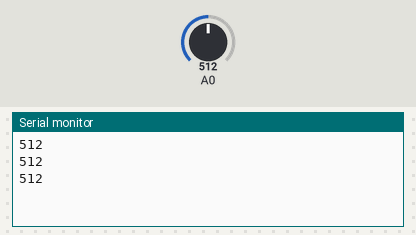
A sketch run on a simulated Arduino Uno, built with avr-gcc and run on an emulated ATmega328P. Shown: the last lines printed to the serial monitor. The test bench sets the inputs (shaded band); at power-on: A0 = 512.

Above: at 1.3 s.
1.4 s: A0 set to 716
At 1.9 s:
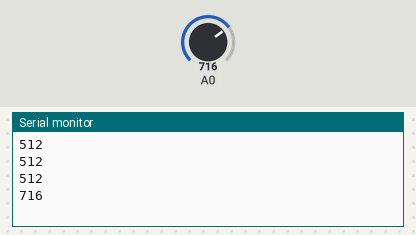
2.9 s: A0 set to 900
At 3.4 s:
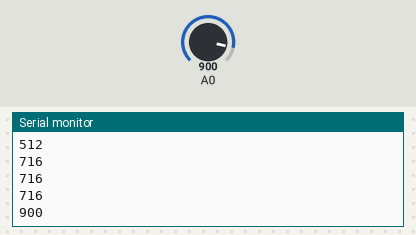
Timing chart, 0 to 5.9 s (numbered marks = the images above; inputs shaded):
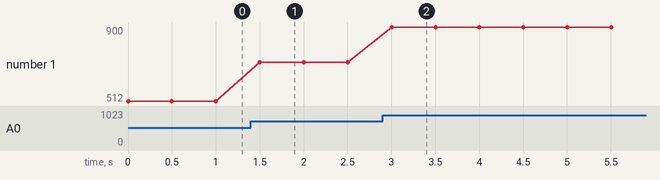

The sketch:

Light_Sensor_Serial.ino
```cpp
int a = 14;
void setup() {
  pinMode(A0, INPUT);
  Serial.begin(9600);
}

void loop() {
  a = analogRead(14);
  Serial.println(a);
  delay(500);
}
```

Measured:
- after the input at 1.4 s, the serial monitor: prints a new line after 0.10 s (image 1)
- after the input at 2.9 s, the serial monitor: prints a new line after 0.10 s (image 2)
- plotted number 1: 512 → 716 after the input at 1.4 s, 716 → 900 after the input at 2.9 s
